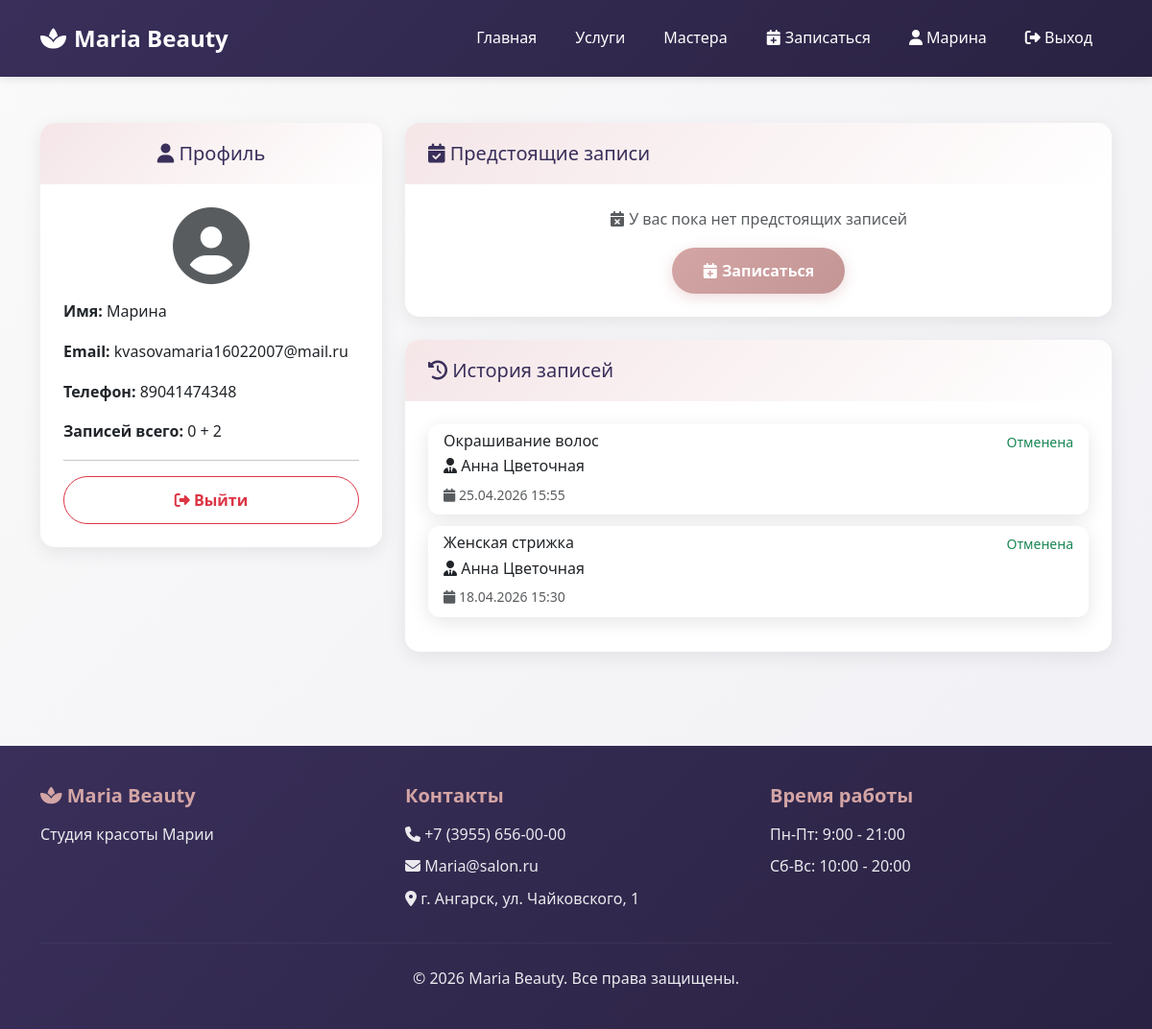
The app's page /profile/ (signed in) with its own data.
### booking/models.py (models this page shows, shortened)
class ClientProfile(models.Model):
    user = models.OneToOneField(User, on_delete=models.CASCADE, verbose_name="Пользователь")
    phone = models.CharField(max_length=20, verbose_name="Телефон")
    birth_date = models.DateField(null=True, blank=True, verbose_name="Дата рождения")
    notes = models.TextField(blank=True, verbose_name="Заметки")
    created_at = models.DateTimeField(auto_now_add=True, verbose_name="Дата создания")
    class Meta:
        verbose_name = "Профиль клиента"
        verbose_name_plural = "Профили клиентов"

class Appointment(models.Model):
    STATUS_CHOICES = [
        ('pending', 'Ожидает подтверждения'),
        ('confirmed', 'Подтверждена'),
        ('completed', 'Выполнена'),
        ('cancelled', 'Отменена'),
        ('no_show', 'Клиент не явился'),
    ]
    client = models.ForeignKey(ClientProfile, on_delete=models.CASCADE,
                               verbose_name="Клиент", related_name='appointments')
    master = models.ForeignKey(Master, on_delete=models.CASCADE,
                               verbose_name="Мастер", related_name='appointments')
    service = models.ForeignKey(Service, on_delete=models.CASCADE,
                                verbose_name="Услуга", related_name='appointments')
    datetime = models.DateTimeField(verbose_name="Дата и время")
    status = models.CharField(max_length=20, choices=STATUS_CHOICES,
                              default='pending', verbose_name="Статус")
    comments = models.TextField(blank=True, verbose_name="Комментарии")
    created_at = models.DateTimeField(auto_now_add=True, verbose_name="Дата создания")
    updated_at = models.DateTimeField(auto_now=True, verbose_name="Дата обновления")
    class Meta:
        verbose_name = "Запись"
        verbose_name_plural = "Записи"
        ordering = ['-datetime']

class Service(models.Model):
    CATEGORY_CHOICES = [
        ('hair', 'Парикмахерский зал'),
        ('nails', 'Маникюр/Педикюр'),
        ('cosmetics', 'Косметология'),
        ('massage', 'Массаж'),
        ('other', 'Другое'),
    ]
    name = models.CharField(max_length=100, verbose_name="Название услуги")
    description = models.TextField(blank=True, verbose_name="Описание")
    duration = models.IntegerField(help_text="Длительность в минутах", verbose_name="Длительность")
    price = models.DecimalField(max_digits=10, decimal_places=2, verbose_name="Стоимость")
    category = models.CharField(max_length=50, choices=CATEGORY_CHOICES, verbose_name="Категория")
    is_active = models.BooleanField(default=True, verbose_name="Активна")
    class Meta:
        verbose_name = "Услуга"
        verbose_name_plural = "Услуги"

class Master(models.Model):
    user = models.OneToOneField(User, on_delete=models.CASCADE, verbose_name="Пользователь")
    full_name = models.CharField(max_length=100, verbose_name="ФИО")
    specialization = models.CharField(max_length=50, verbose_name="Специализация")
    rating = models.DecimalField(max_digits=3, decimal_places=2, default=0, verbose_name="Рейтинг")
    is_available = models.BooleanField(default=True, verbose_name="Доступен для записи")
    photo = models.ImageField(upload_to='masters/', null=True, blank=True, verbose_name="Фото")
    class Meta:
        verbose_name = "Мастер"
        verbose_name_plural = "Мастера"

### booking/views.py (the view)
# urls.py: path('profile/', views.profile_view, name='profile'),
@login_required
def profile_view(request):
    ClientProfile.objects.get_or_create(user=request.user)
    now = timezone.now()
    upcoming = Appointment.objects.filter(
        client__user=request.user,
        datetime__gte=now
    ).order_by('datetime')
    history = Appointment.objects.filter(
        client__user=request.user,
        datetime__lt=now
    ).order_by('-datetime')
    profile = request.user.clientprofile
    return render(request, 'booking/profile.html', {
        'upcoming': upcoming,
        'history': history,
        'profile': profile
    })

### booking/templates/booking/profile.html (shortened to what this page needs)
{% extends 'booking/base.html' %}
{% block content %}
<section class="py-5">
    <div class="container">
        <div class="row">
            <div class="col-md-4 mb-4">
                <div class="card">
                    <div class="card-header text-center">
                        <h5 class="mb-0"><i class="fas fa-user"></i> Профиль</h5>
                    </div>
                    <div class="card-body">
                        <div class="text-center mb-3">
                            <i class="fas fa-user-circle fa-5x text-muted"></i>
                        </div>
                        <p><strong>Имя:</strong> {{ user.username }}</p>
                        <p><strong>Email:</strong> {{ user.email }}</p>
                        <p><strong>Телефон:</strong> {{ profile.phone|default:"Не указан" }}</p>
                        <p><strong>Записей всего:</strong> {{ upcoming|length }} + {{ history|length }}</p>
                        <hr>
                        <a href="{% url 'logout' %}" class="btn btn-outline-danger w-100">
                            <i class="fas fa-sign-out-alt"></i> Выйти
                        </a>
                    </div>
                </div>
            </div>
            <div class="col-md-8">
                <div class="card mb-4">
                    <div class="card-header">
                        <h5 class="mb-0"><i class="fas fa-calendar-check"></i> Предстоящие записи</h5>
                    </div>
                    <div class="card-body">
                        {% if upcoming %}
                            <div class="list-group">
                                {% for appointment in upcoming %}
                                <div class="list-group-item list-group-item-action">
                                    <div class="d-flex w-100 justify-content-between">
                                        <h6 class="mb-1">
                                            <i class="fas fa-cut"></i> {{ appointment.service.name }}
                                        </h6>
                                        <small class="text-primary">{{ appointment.get_status_display }}</small>
                                    </div>
                                    <p class="mb-1">
                                        <i class="fas fa-user-tie"></i> Мастер: {{ appointment.master.full_name }}
                                    </p>
                                    <p class="mb-1">
                                        <i class="fas fa-clock"></i> {{ appointment.datetime|date:"d.m.Y H:i" }}
                                    </p>
                                    {% if appointment.comments %}
                                    <small class="text-muted">
                                        <i class="fas fa-comment"></i> {{ appointment.comments|truncatewords:10 }}
                                    </small>
                                    {% endif %}
                                    <div class="mt-2">
                                        <form method="post" action="{% url 'cancel_appointment' appointment.id %}" style="display:inline;">
                                            {% csrf_token %}
                                            <button type="submit" class="btn btn-sm btn-outline-danger cancel-appointment">
                                                <i class="fas fa-times"></i> Отменить
                                            </button>
                                        </form>
                                    </div>
                                </div>
                                {% endfor %}
                            </div>
                        {% else %}
                            <p class="text-muted text-center">
                                <i class="fas fa-calendar-times"></i> У вас пока нет предстоящих записей
                            </p>
                            <div class="text-center">
                                <a href="{% url 'booking' %}" class="btn btn-primary">
                                    <i class="fas fa-calendar-plus"></i> Записаться
                                </a>
                            </div>
                        {% endif %}
                    </div>
                </div>
                <div class="card">
                    <div class="card-header">
                        <h5 class="mb-0"><i class="fas fa-history"></i> История записей</h5>
                    </div>
                    <div class="card-body">
                        {% if history %}
                            <div class="list-group">
                                {% for appointment in history %}
                                <div class="list-group-item">
                                    <div class="d-flex w-100 justify-content-between">
                                        <h6 class="mb-1">{{ appointment.service.name }}</h6>
                                        <small class="text-success">{{ appointment.get_status_display }}</small>
                                    </div>
                                    <p class="mb-1">
                                        <i class="fas fa-user-tie"></i> {{ appointment.master.full_name }}
                                    </p>
                                    <small class="text-muted">
                                        <i class="fas fa-calendar"></i> {{ appointment.datetime|date:"d.m.Y H:i" }}
                                    </small>
                                </div>
                                {% endfor %}
                            </div>
                        {% else %}
                            <p class="text-muted text-center">
                                <i class="fas fa-history"></i> История пуста
                            </p>
                        {% endif %}
                    </div>
                </div>
            </div>
        </div>
    </div>
</section>
{% endblock %}

### booking/templates/booking/base.html (shortened to what this page needs)
<!DOCTYPE html>
<html lang="ru">
<head>
    {% load static %}
    <link href="https://cdn.jsdelivr.net/npm/bootstrap@5.3.0/dist/css/bootstrap.min.css" rel="stylesheet">
    <link rel="stylesheet" href="https://cdnjs.cloudflare.com/ajax/libs/font-awesome/6.4.0/css/all.min.css">
    <link rel="stylesheet" href="{% static 'css/style.css' %}?v=2.0">
</head>
<body>
    <nav class="navbar navbar-expand-lg navbar-dark">
        <div class="container">
            <a class="navbar-brand" href="{% url 'index' %}">
                <i class="fas fa-spa"></i> Maria Beauty
            </a>
            <div class="collapse navbar-collapse" id="navbarNav">
                <ul class="navbar-nav ms-auto">
                    <li class="nav-item">
                        <a class="nav-link" href="{% url 'index' %}">Главная</a>
                    </li>
                    <li class="nav-item">
                        <a class="nav-link" href="{% url 'services' %}">Услуги</a>
                    </li>
                    <li class="nav-item">
                        <a class="nav-link" href="{% url 'masters' %}">Мастера</a>
                    </li>
                    {% if user.is_authenticated %}
                        <li class="nav-item">
                            <a class="nav-link" href="{% url 'booking' %}">
                                <i class="fas fa-calendar-plus"></i> Записаться
                            </a>
                        </li>
                        <li class="nav-item">
                            <a class="nav-link" href="{% url 'profile' %}">
                                <i class="fas fa-user"></i> {{ user.username }}
                            </a>
                        </li>
                        <li class="nav-item">
                            <a class="nav-link" href="{% url 'logout' %}">
                                <i class="fas fa-sign-out-alt"></i> Выход
                            </a>
                        </li>
                    {% endif %}
                </ul>
            </div>
        </div>
    </nav>
    <main>
        {% block content %}{% endblock %}
    </main>
    <footer class="footer">
        <div class="container">
            <div class="row">
                <div class="col-md-4">
                   <h5><i class="fas fa-spa"></i> Maria Beauty</h5>
<p>Студия красоты Марии</p>
                </div>
                <div class="col-md-4">
                    <h5>Контакты</h5>
                    <p><i class="fas fa-phone"></i> +7 (3955) 656-00-00</p>
                    <p><i class="fas fa-envelope"></i> Maria@salon.ru</p>
                    <p><i class="fas fa-map-marker-alt"></i> г. Ангарск, ул. Чайковского, 1</p>
                </div>
                <div class="col-md-4">
                    <h5>Время работы</h5>
                    <p>Пн-Пт: 9:00 - 21:00</p>
                    <p>Сб-Вс: 10:00 - 20:00</p>
                </div>
            </div>
            <hr class="my-4" style="border-color: rgba(255,255,255,0.2);">
            <div class="text-center">
                <p class="mb-0">&copy; 2026 Maria Beauty. Все права защищены.</p>
        </div>
    </footer>
</body>
</html>

### records on screen
ClientProfile: phone "89041474348"
Appointment: service.name "Окрашивание волос", status "Отменена", master.full_name "Анна Цветочная", datetime "25.04.2026 15:55"
Appointment: service.name "Женская стрижка", status "Отменена", master.full_name "Анна Цветочная", datetime "18.04.2026 15:30"

### other values on screen
{{ user.username }} "Марина"
{{ user.email }} "kvasovamaria16022007@mail.ru"
{{ upcoming|length }} "0"
{{ history|length }} "2"
